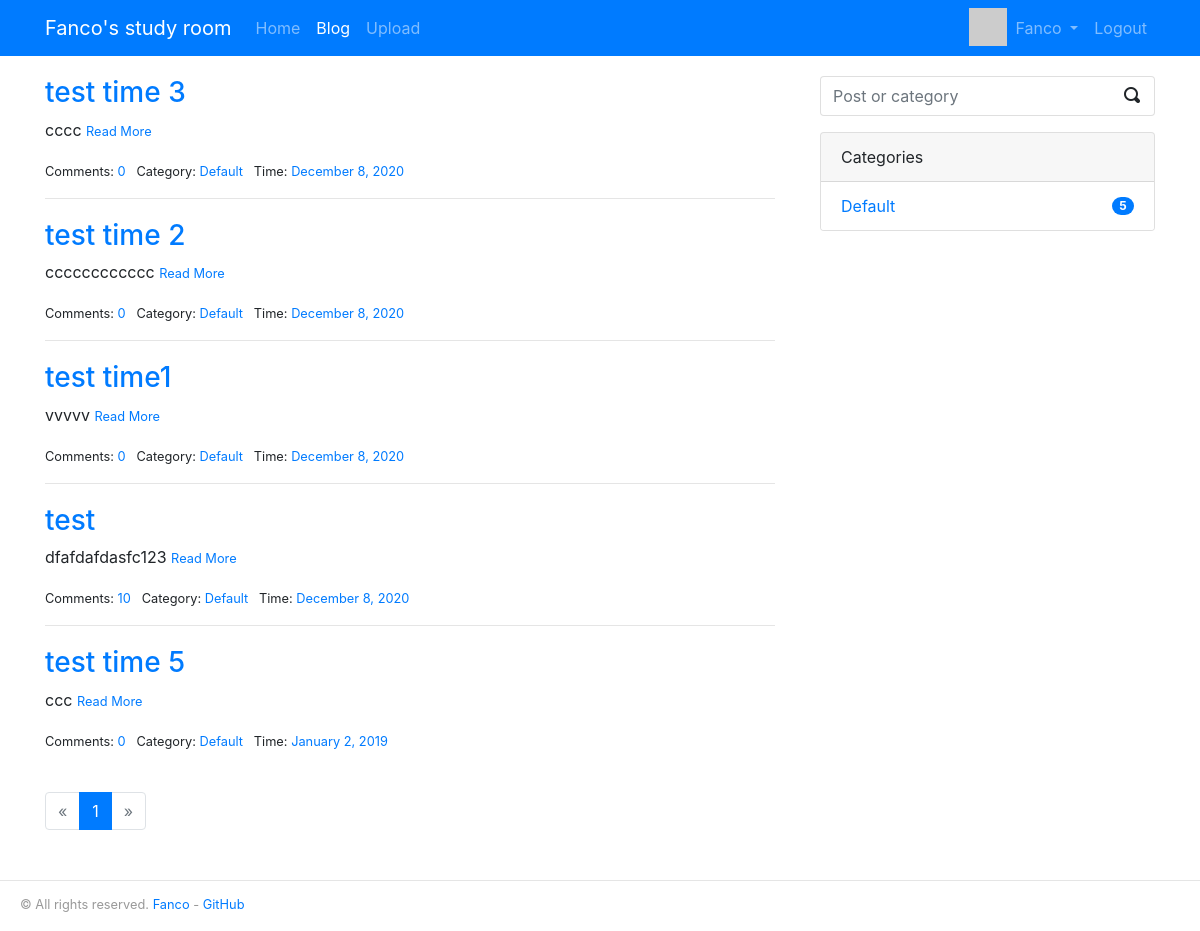
The page /posts (signed in) on the database its author committed.
### Blog/models.py (models this page shows, shortened)
@whooshee.register_model('username')
class User(db.Model, UserMixin):
	__tablename__ = 'users'
	id = db.Column(db.Integer, primary_key=True)
	email = db.Column(db.String(64), unique=True, index=True)
	username = db.Column(db.String(20), unique=True, index=True)
	password_hash = db.Column(db.String(128))
	image = db.Column(db.String(128))
	create_at = db.Column(db.DateTime, default=datetime.utcnow)
	last_seen = db.Column(db.DateTime(), default=datetime.utcnow)
	role_id = db.Column(db.Integer, db.ForeignKey('roles.id'))
	comments = db.relationship('Comment', backref='author')
	@property
	def is_admin(self):
		return self.role.name == 'ADMIN'
	@property
	def password(self):
		raise AttributeError('password is not a readable attribute')

@whooshee.register_model('title','body')
class Post(db.Model):
	__tablename__ = 'posts'
	id = db.Column(db.Integer, primary_key=True)
	title = db.Column(db.String(60))
	body = db.Column(db.Text)
	body_html = db.Column(db.Text)
	timestamp = db.Column(db.DateTime, default=datetime.utcnow, index=True)
	can_comment = db.Column(db.Boolean, default=True)
	category_id = db.Column(db.Integer, db.ForeignKey('categorys.id'))
	comments = db.relationship('Comment', backref='post', cascade='all, delete-orphan')

class Category(db.Model):
	__tablename__ = 'categorys'
	id = db.Column(db.Integer, primary_key=True)
	name = db.Column(db.String(30), unique=True)
	posts = db.relationship('Post', backref='category')

### Blog/blueprints/blog.py (the view)
@blog_bp.route('/posts')
def blogs():
    page = request.args.get('page', 1, type=int)
    per_page = current_app.config['BLOG_POST_PER_PAGE']
    pagination = Post.query.order_by(Post.timestamp.desc()).paginate(page, per_page=per_page)
    posts = pagination.items
    return render_template('blog/blog.html', pagination=pagination, posts=posts)

### Blog/__init__.py (called while the page is built)
def register_template_context(app):
    @app.context_processor
    def make_template_context():
        admin = User.query.filter_by(username='admin').first()
        categories = Category.query.order_by(Category.name).all()
        return dict(admin=admin, categories=categories)

### Blog/extensions.py (called while the page is built)
@login_manager.user_loader
def load_user(user_id):
    from Blog.models import User
    user = User.query.get(int(user_id))
    return user

### Blog/templates/blog/blog.html (shortened to what this page needs)
{% extends 'base.html' %}
{% from 'bootstrap/pagination.html' import render_pagination %}
{% block content %}
    <div class="row">
        <div class="col-sm-8">
            {% include 'blog/_posts.html' %}
            {% if posts %}
                <div class="page-footer">{{ render_pagination(pagination) }}</div>
            {% endif %}
        </div>
        <div class="col-sm-4 sidebar">
            {% include 'blog/_search.html' %}
            {% include 'blog/_sidebar.html' %}
        </div>
    </div>
{% endblock %}

### Blog/templates/base.html (shortened to what this page needs)
<!doctype html>
{% from 'bootstrap/nav.html' import render_nav_item %}
<html lang="en">
<head>
    {% block head %}
        {% block styles %}
    <link rel="stylesheet" href="https://cdn.jsdelivr.net/npm/bootstrap@4.5.3/dist/css/bootstrap.min.css">
            <link rel="stylesheet" href="{{ url_for('static', filename='css/style.css') }}" type="text/css">
            <link rel="stylesheet" href="{{ url_for('static', filename='css/github.css') }}" type="text/css">
            <link rel="stylesheet" href="{{ url_for('static', filename='open-iconic/font/css/open-iconic-bootstrap.css') }}">
        {% endblock styles %}
    {% endblock head %}
</head>
<body>
{% block nav %}
    <nav class="navbar navbar-expand-lg navbar-dark bg-primary">
        <div class="container">
            <a class="navbar-brand" href="{{ url_for('index.index') }}">Fanco's study room</a>
            <div class="collapse navbar-collapse" id="navbarColor01">
                <ul class="navbar-nav mr-auto">
                    {{ render_nav_item('index.index', 'Home') }}
                    {{ render_nav_item('blog.blogs', 'Blog') }}
                    {% if current_user.is_admin %}
                        {{ render_nav_item('admin.upload', 'Upload') }}
                    {% endif %}
                </ul>
                <ul class="nav navbar-nav navbar-right">
                    {% if current_user.is_authenticated %}
                        <img class="img-display" width="38" height="38" src="{{ current_user.image }}">
                            <li class="nav-item dropdown">
                                <a href="#" class="nav-link dropdown-toggle" data-toggle="dropdown" role="button"
                                   aria-haspopup="true"
                                   aria-expanded="false">
                                    {{ current_user.username }}
                                </a>
                            </li>
                        {{ render_nav_item('auth.logout', 'Logout') }}
                    {% else %}
                        {{ render_nav_item('auth.login', 'Login') }}
                    {% endif %}
                </ul>
            </div>
        </div>
    </nav>
{% endblock nav %}
<main class="container main">
    {% block content %}{% endblock content %}
</main>
{% block footer %}
        <footer>
            <p class="float-left">
                <small> &copy; All rights reserved. <a href="http://fanco.ink" title="To my blog">Fanco</a> -
                    <a href="https://github.com/fancofang" title="Fork me on GitHub">GitHub</a>
                </small>
            </p>
        </footer>
{% endblock footer %}
</body>
</html>

### Blog/templates/blog/_posts.html (shortened to what this page needs)
{% if posts %}
    {% for post in posts %}
        <h3 class="text-primary"><a href="{{ url_for('blog.show_post', param=post.title) }}">{{ post.title }}</a></h3>
        <p>
            {% if post.body_html %}
                {{ post.body_html | safe |striptags|truncate }}
            {% else %}
                {{ post.body|striptags|truncate }}
            {% endif %}
            <small><a href="{{ url_for('blog.show_post', param=post.title) }}">Read More</a></small>
        </p>
        <small>
            Comments: <a href="{{ url_for('blog.show_post', param=post.title) }}#comments">{{ post.comments|length }}</a>&nbsp;&nbsp;
            Category: <a href="{{ url_for('.categories',category_id=post.category.id) }}">{{ post.category.name }}</a>&nbsp;&nbsp;
            Time: <a href="#">{{ moment(post.timestamp).format('LL') }}</a>
        </small>
        {% if not loop.last %}
            <hr>
        {% endif %}
    {% endfor %}
{% endif %}

### Blog/templates/blog/_sidebar.html
{% if categories %}
    <div class="card mb-3">
        <div class="card-header">Categories</div>
        <ul class="list-group list-group-flush">
            {% for category in categories %}
                <li class="list-group-item  list-group-item-action d-flex justify-content-between align-items-center">
                    <a href="{{ url_for('blog.categories',category_id=category.id) }}">
                        {{ category.name }}
                    </a>
                    <span class="badge badge-primary badge-pill"> {{ category.posts|length }}</span>
                </li>
            {% endfor %}
        </ul>
    </div>
{% endif %}

### Blog/static/css/style.css (style rules this page uses)
html { overflow-y: scroll; }
:root { overflow-y: auto; overflow-x: hidden; }
:root body { position: absolute; }
body { width: 100vw; overflow: hidden; }
nav { margin-bottom: 20px; }
.sidebar { padding-left: 30px; }
.main { min-height:calc(100vh - 155px); }
footer { margin-top: 30px; padding: 10px 0 40px 20px; color: #999; border-top: 1px solid #e5e5e5; }
.page-footer { padding-top: 40px; }

### Blog/static/css/github.css (style rules this page uses)
hr { height: 4px; }
img { max-width: 100%; }

### rows shown on the page
User: username "Fanco"
Post: title "test time 3", body_html "cccc", comments|length "0", category.name "Default", timestamp "December 8, 2020"
Post: title "test time 2", body_html "cccccccccccc", comments|length "0", category.name "Default", timestamp "December 8, 2020"
Post: title "test time1", body_html "vvvvv", comments|length "0", category.name "Default", timestamp "December 8, 2020"
Post: title "test", body_html "dfafdafdasfc123", comments|length "10", category.name "Default", timestamp "December 8, 2020"
Post: title "test time 5", body_html "ccc", comments|length "0", category.name "Default", timestamp "January 2, 2019"
Category: name "Default", posts|length "5"

### other values the page prints
{{ render_nav_item('index.index', 'Home') }} "Home"
{{ render_nav_item('blog.blogs', 'Blog') }} "Blog"
{{ render_nav_item('admin.upload', 'Upload') }} "Upload"
{{ render_nav_item('auth.logout', 'Logout') }} "Logout"
{{ render_pagination(pagination) }} "« 1 »"
